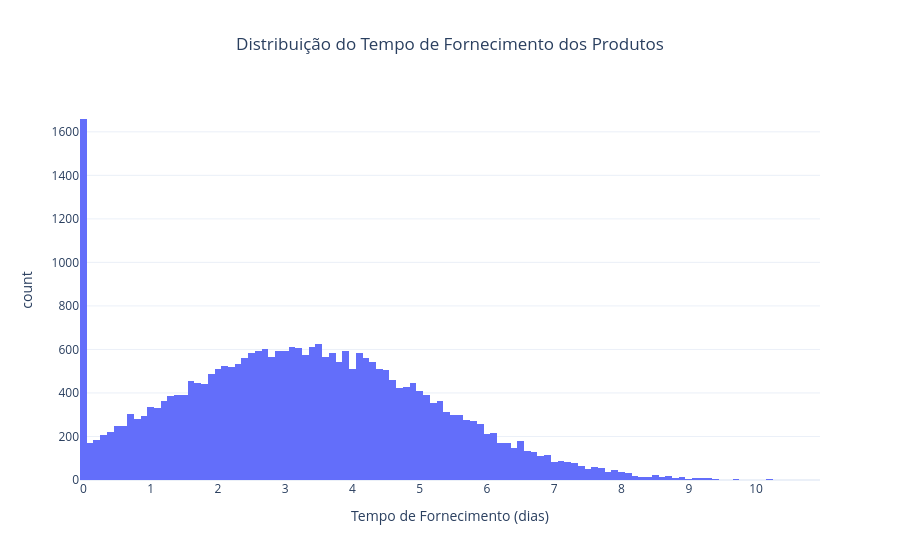

This figure's notebook cell:
### Markdown cell above
#### 1.3.4 Distribuição de Tempo de Fornecimento dos Produtos

### Code cell
fig = px.histogram(
    df,
    x="lead_time_fornecedor_dias",
    title="Distribuição do Tempo de Fornecimento dos Produtos",
    labels={
        "lead_time_fornecedor_dias": "Tempo de Fornecimento (dias)",
        "count": "Quantidade de Pedidos"
    },
    template="plotly_white"
)

fig.update_layout(title_x=0.5)
fig.update_xaxes(dtick=1)

fig.show()

### Figure 1 — Plotly figure (JSON) as saved in the notebook; plotly's stock layout.template omitted (floating-point values rounded to 4 significant figures; data arrays with more than 128 entries replaced by an {"elided": "..."} marker saying what was removed)
{"data": [{"bingroup": "x", "hovertemplate": "Tempo de Fornecimento (dias)=%{x}<br>count=%{y}<extra></extra>", "legendgroup": "", "marker": {"color": "#636efa", "pattern": {"shape": ""}}, "name": "", "orientation": "v", "showlegend": false, "type": "histogram", "x": {"elided": "30000 float values"}, "xaxis": "x", "yaxis": "y"}], "layout": {"barmode": "relative", "legend": {"tracegroupgap": 0}, "title": {"text": "Distribuição do Tempo de Fornecimento dos Produtos", "x": 0.5}, "xaxis": {"anchor": "y", "domain": [0, 1], "dtick": 1, "title": {"text": "Tempo de Fornecimento (dias)"}}, "yaxis": {"anchor": "x", "domain": [0, 1], "title": {"text": "count"}}}}
